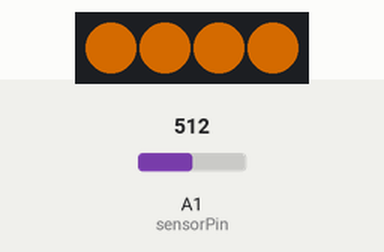
Recording of a sketch running on a simulated Arduino Uno, built with avr-gcc and run on an emulated ATmega328P. Shown: 4 RGB LEDs in strip order, left to right. Inputs (shaded band) come from the test bench; at power-on: A1 (sensorPin) = 512. Dim RGB values are drawn brighter than linear.

Above: at 1.2 s.
1.3 s: A1 (sensorPin) set to 611
At 2.51 s:
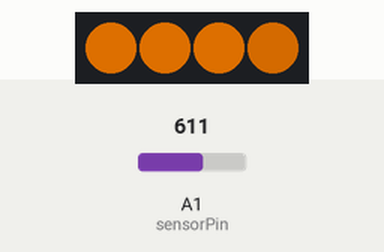
3.9 s: A1 (sensorPin) set to 630
At 4.91 s:
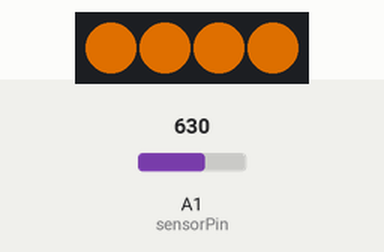
6.4 s: A1 (sensorPin) set to 517
At 7.32 s:
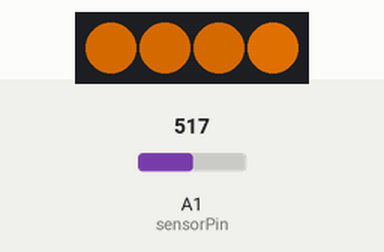
8.7 s: A1 (sensorPin) set to 491
At 9.72 s:
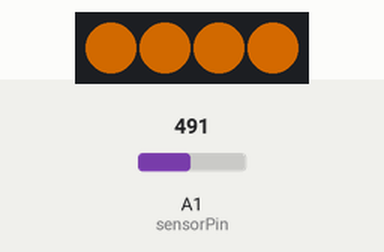
11.1 s: A1 (sensorPin) set to 96
At 12.12 s:
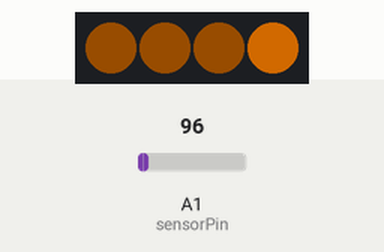
13.5 s: A1 (sensorPin) set to 87
At 14.53 s:
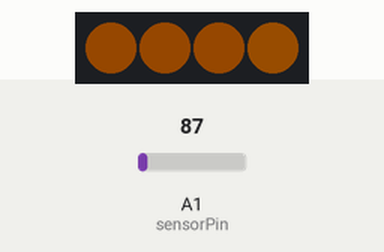
Timing chart, 0 to 16.5 s (numbered marks = the images above; inputs shaded):
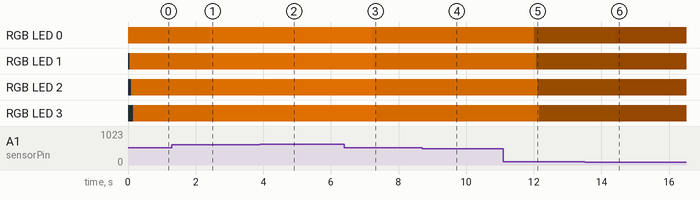

Measured:
- after the input at 1.3 s, RGB LED 0: RGB(128, 64, 0) → RGB(152, 76, 0) after 1.1 s; RGB LED 1, RGB LED 2: RGB(128, 64, 0) → RGB(152, 76, 0) after 1.2 s; RGB LED 3: RGB(128, 64, 0) → RGB(152, 76, 0) after 1.3 s
- after the input at 3.9 s, RGB LED 0: RGB(152, 76, 0) → RGB(157, 78, 0) after 0.91 s; RGB LED 1: RGB(152, 76, 0) → RGB(157, 78, 0) after 0.96 s; RGB LED 2: RGB(152, 76, 0) → RGB(157, 78, 0) after 1.0 s; RGB LED 3: RGB(152, 76, 0) → RGB(157, 78, 0) after 1.1 s
- after the input at 6.4 s, RGB LED 0: RGB(157, 78, 0) → RGB(129, 64, 0) after 0.81 s; RGB LED 1: RGB(157, 78, 0) → RGB(129, 64, 0) after 0.86 s; RGB LED 2: RGB(157, 78, 0) → RGB(129, 64, 0) after 0.91 s; RGB LED 3: RGB(157, 78, 0) → RGB(129, 64, 0) after 0.96 s
- after the input at 8.7 s, RGB LED 0: RGB(129, 64, 0) → RGB(122, 61, 0) after 0.91 s; RGB LED 1: RGB(129, 64, 0) → RGB(122, 61, 0) after 0.96 s; RGB LED 2: RGB(129, 64, 0) → RGB(122, 61, 0) after 1.0 s; RGB LED 3: RGB(129, 64, 0) → RGB(122, 61, 0) after 1.1 s
- after the input at 11.1 s, RGB LED 0: RGB(122, 61, 0) → RGB(24, 12, 0) after 0.92 s; RGB LED 1: RGB(122, 61, 0) → RGB(24, 12, 0) after 0.97 s; RGB LED 2: RGB(122, 61, 0) → RGB(24, 12, 0) after 1.0 s; RGB LED 3: RGB(122, 61, 0) → RGB(24, 12, 0) after 1.1 s
- after the input at 13.5 s, RGB LED 0: RGB(24, 12, 0) → RGB(21, 10, 0) after 0.92 s; RGB LED 1: RGB(24, 12, 0) → RGB(21, 10, 0) after 0.97 s; RGB LED 2: RGB(24, 12, 0) → RGB(21, 10, 0) after 1.0 s; RGB LED 3: RGB(24, 12, 0) → RGB(21, 10, 0) after 1.1 s

The sketch:

gemma_hoodie.ino
```cpp
#include <Adafruit_NeoPixel.h>

//#define PIN 1

int sensorPin = 1;    // select the input pin for the potentiometer, analog 1 on GEMMA is digital 2
int ledPin = 1;      // select the pin for the LED, GEMMA has one attached to D1
int sensorValue = 0;  // variable to store the value coming from the sensor
float brightness = 0;
int random_num = 0;
String color = "white";


// Parameter 1 = number of pixels in strip
// Parameter 2 = pin number (most are valid)
// Parameter 3 = pixel type flags, add together as needed:
//   NEO_KHZ800  800 KHz bitstream (most NeoPixel products w/WS2812 LEDs)
//   NEO_KHZ400  400 KHz (classic 'v1' (not v2) FLORA pixels, WS2811 drivers)
//   NEO_GRB     Pixels are wired for GRB bitstream (most NeoPixel products)
//   NEO_RGB     Pixels are wired for RGB bitstream (v1 FLORA pixels, not v2)
Adafruit_NeoPixel strip = Adafruit_NeoPixel(4, ledPin, NEO_GRB + NEO_KHZ800);

void setup() {
  strip.begin();
  strip.show(); // Initialize all pixels to 'off'
//  randomSeed(analogRead(sensorPin));
//  random_num = random(1, 6); // Set up random color
//  delay(1000);

  sensorValue = analogRead(sensorPin);
  if (sensorValue > 900){
    color = "purple";
  } else if (sensorValue > 700) {
    color = "teal";
  } else if (sensorValue > 500) {
    color = "orange";
  } else if (sensorValue > 300) {
    color = "light green";
  } else if (sensorValue > 100) {
    color = "red";
  } else {
    color = "white";
  }
}
void loop() {

  // read the value from the sensor:
  sensorValue = analogRead(sensorPin);
  brightness = sensorValue / 4;


  if (color == "purple"){
    colorWipe(strip.Color(brightness, 0, brightness), 50);
  } else if (color == "light green"){
    colorWipe(strip.Color(brightness / 2, brightness, 0), 50);
  }else if (color == "teal"){
    colorWipe(strip.Color(0, brightness, brightness), 50);
  }else if (color == "orange"){
    colorWipe(strip.Color(brightness, brightness/2, 0), 50);
  } else if (color == "red"){
    colorWipe(strip.Color(brightness, 0, 0), 50);
  } else {
    colorWipe(strip.Color(brightness, brightness, brightness), 50);
  }


  delay(1000);
}


// Some example procedures showing how to display to the pixels:
// colorWipe(strip.Color(255, 0, 0), 50); // Red
// colorWipe(strip.Color(0, 255, 0), 50); // Green
// colorWipe(strip.Color(0, 0, 255), 50); // Blue

// Fill the dots one after the other with a color
void colorWipe(uint32_t c, uint8_t wait) {
  for(uint16_t i=0; i<strip.numPixels(); i++) {
      strip.setPixelColor(i, c);
      strip.show();
      delay(wait);
  }
}


//Use to check voltages. Voltages are comming in from approx 1000 - 10
// Red
//  if (sensorValue > 1000) {
//    colorWipe(strip.Color(255, 0, 0), 50); // full
//  } else if (sensorValue > 950 ) {
//    colorWipe(strip.Color(150, 0, 0), 50); // bright
//  } else if (sensorValue > 940 ){
//    colorWipe(strip.Color(50, 0, 0), 50); // medium
//  } else if (sensorValue > 930 ){
//    colorWipe(strip.Color(10, 0, 0), 50); // light
//  } else if (sensorValue > 920 ){
//    colorWipe(strip.Color(5, 0, 0), 50); // dim
//  } else if (sensorValue > 910 ) {
//    colorWipe(strip.Color(1, 0, 0), 50); // super dim
//  } else if (sensorValue > 900 ) {
//    colorWipe(strip.Color(0, 0, 0), 50); // off?
//  }
//
//// Blue
//  else if (sensorValue > 860 ) {
//    colorWipe(strip.Color(0, 255, 0), 50); // full
//  } else if (sensorValue > 850 ) {
//    colorWipe(strip.Color(0, 150, 0), 50); // bright
//  } else if (sensorValue > 840 ){
//    colorWipe(strip.Color(0, 50, 0), 50); // medium
//  } else if (sensorValue > 830 ){
//    colorWipe(strip.Color(0, 10, 0), 50); // light
//  } else if (sensorValue > 820 ){
//    colorWipe(strip.Color(0, 5, 0), 50); // dim
//  } else if (sensorValue > 810 ) {
//    colorWipe(strip.Color(0, 1, 0), 50); // super dim
//  } else if (sensorValue > 800 ) {
//    colorWipe(strip.Color(0, 0, 0), 50); // off?
//  }
//
//// Green
//  else if (sensorValue > 760 ) {
//    colorWipe(strip.Color(0, 0, 255), 50); // full
//  } else if (sensorValue > 750 ) {
//    colorWipe(strip.Color(0, 0, 150), 50); // bright
//  } else if (sensorValue > 740 ){
//    colorWipe(strip.Color(0, 0, 50), 50); // medium
//  } else if (sensorValue > 730 ){
//    colorWipe(strip.Color(0, 0, 10), 50); // light
//  } else if (sensorValue > 720 ){
//    colorWipe(strip.Color(0, 0, 5), 50); // dim
//  } else if (sensorValue > 710 ) {
//    colorWipe(strip.Color(0, 0, 1), 50); // super dim
//  } else if (sensorValue > 700 ) {
//    colorWipe(strip.Color(0, 0, 0), 50); // off?
//  }
//
//// Purlpe
//  else if (sensorValue > 660 ) {
//    colorWipe(strip.Color(255, 0, 255), 50); // full
//  } else if (sensorValue > 650 ) {
//    colorWipe(strip.Color(150, 0, 150), 50); // bright
//  } else if (sensorValue > 640 ){
//    colorWipe(strip.Color(50, 0, 50), 50); // medium
//  } else if (sensorValue > 630 ){
//    colorWipe(strip.Color(10, 0, 10), 50); // light
//  } else if (sensorValue > 620 ){
//    colorWipe(strip.Color(5, 0, 5), 50); // dim
//  } else if (sensorValue > 610 ) {
//    colorWipe(strip.Color(1, 0, 1), 50); // super dim
//  } else if (sensorValue > 600 ) {
//    colorWipe(strip.Color(0, 0, 0), 50); // off?
//  }
//
//// Pink
//  else if (sensorValue > 560 ) {
//    colorWipe(strip.Color(255, 0, 127), 50); // full
//  } else if (sensorValue > 550 ) {
//    colorWipe(strip.Color(150, 0, 75), 50); // bright
//  } else if (sensorValue > 540 ){
//    colorWipe(strip.Color(50, 0, 25), 50); // medium
//  } else if (sensorValue > 530 ){
//    colorWipe(strip.Color(10, 0, 5), 50); // light
//  } else if (sensorValue > 520 ){
//    colorWipe(strip.Color(5, 0, 3), 50); // dim
//  } else if (sensorValue > 510 ) {
//    colorWipe(strip.Color(1, 0, 1), 50); // super dim
//  } else if (sensorValue > 500 ) {
//    colorWipe(strip.Color(0, 0, 0), 50); // off?
//  }
//
//// Orange
//  else if (sensorValue > 460 ) {
//    colorWipe(strip.Color(255, 127, 0), 50); // full
//  } else if (sensorValue > 450 ) {
//    colorWipe(strip.Color(150, 75, 0), 50); // bright
//  } else if (sensorValue > 440 ){
//    colorWipe(strip.Color(50, 25, 0), 50); // medium
//  } else if (sensorValue > 430 ){
//    colorWipe(strip.Color(10, 5, 0), 50); // light
//  } else if (sensorValue > 420 ){
//    colorWipe(strip.Color(5, 3, 0), 50); // dim
//  } else if (sensorValue > 410 ) {
//    colorWipe(strip.Color(1, 1, 0), 50); // super dim
//  } else if (sensorValue > 400 ) {
//    colorWipe(strip.Color(0, 0, 0), 50); // off?
//  }


//
//void rainbow(uint8_t wait) {
//  uint16_t i, j;
//
//  for(j=0; j<256; j++) {
//    for(i=0; i<strip.numPixels(); i++) {
//      strip.setPixelColor(i, Wheel((i+j) & 255));
//    }
//    strip.show();
//    delay(wait);
//  }
//}
//
//// Slightly different, this makes the rainbow equally distributed throughout
//void rainbowCycle(uint8_t wait) {
//  uint16_t i, j;
//
//  for(j=0; j<256*5; j++) { // 5 cycles of all colors on wheel
//    for(i=0; i< strip.numPixels(); i++) {
//      strip.setPixelColor(i, Wheel(((i * 256 / strip.numPixels()) + j) & 255));
//    }
//    strip.show();
//    delay(wait);
//  }
//}
//
//// Input a value 0 to 255 to get a color value.
//// The colours are a transition r - g - b - back to r.
//uint32_t Wheel(byte WheelPos) {
//  if(WheelPos < 85) {
//   return strip.Color(WheelPos * 3, 255 - WheelPos * 3, 0);
//  } else if(WheelPos < 170) {
//   WheelPos -= 85;
//   return strip.Color(255 - WheelPos * 3, 0, WheelPos * 3);
//  } else {
//   WheelPos -= 170;
//   return strip.Color(0, WheelPos * 3, 255 - WheelPos * 3);
//  }
//}
```
